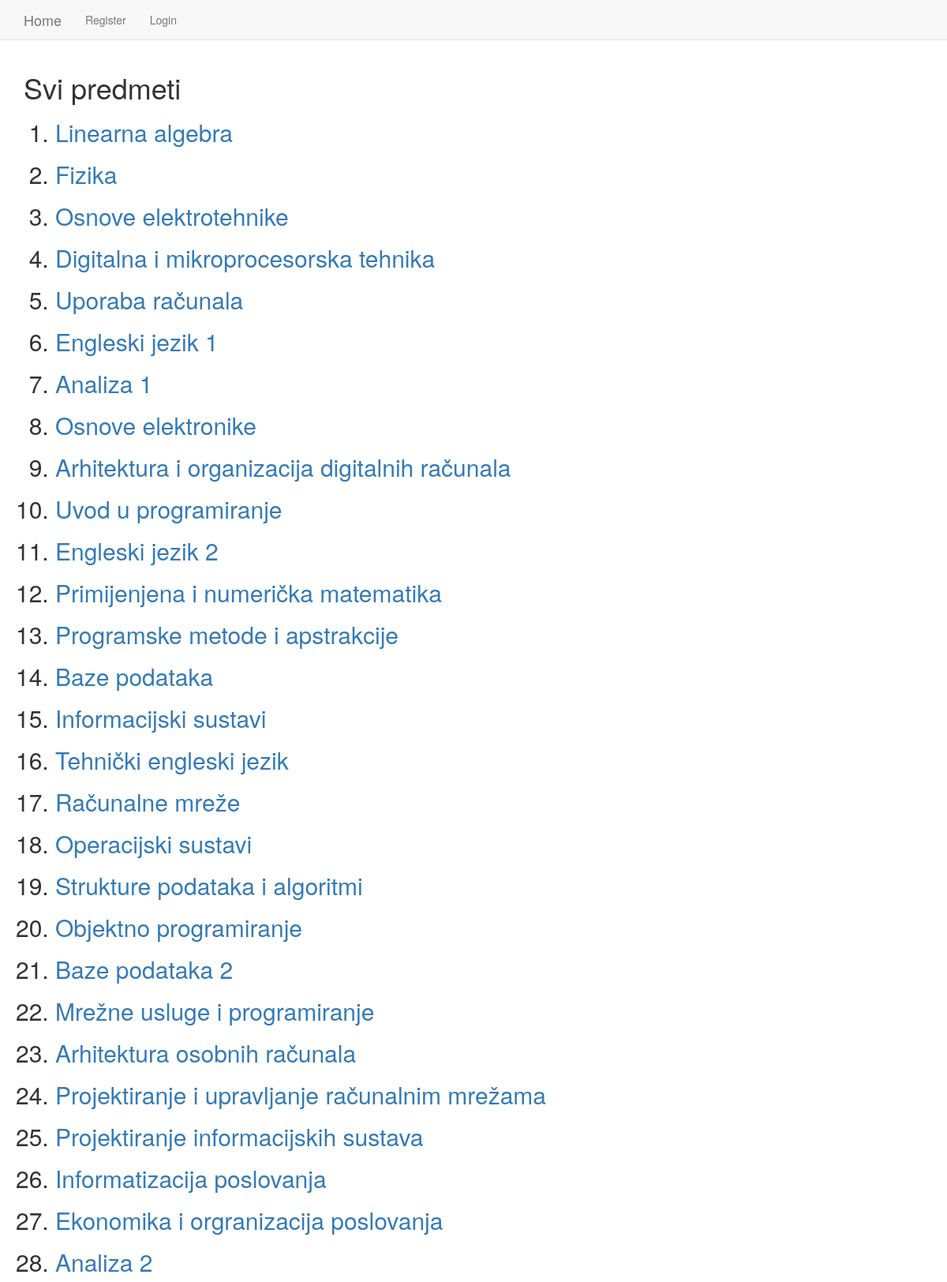
/vjezba8app/predmetList/ (upper part), run on the app's committed database.
### vjezba8app/models.py (models this page shows, shortened)
class Predmet(models.Model):
    ime = models.CharField(max_length=255)
    kod = models.CharField(max_length=16)
    program = models.TextField()
    bodovi = models.IntegerField()
    sem_redovni = models.IntegerField()
    sem_izvanredni = models.IntegerField()
    IZBORNI_ENUM = (('da', 'da'), ('ne', 'ne'))
    izborni = models.CharField(max_length=50, choices=IZBORNI_ENUM)

### vjezba8app/views.py (the view)
class PredmetListView(ListView):
    context_object_name = "predmeti"
    model = Predmet

### vjezba8app/templates/vjezba8app/predmet_list.html
{% extends "vjezba8app/vjezba8app_base.html" %}
{% block body_block %}
<h1>Svi predmeti</h1>
<ol>
  {% for predmet in predmeti %}
    <h2><li><a href="http://127.0.0.1:8000/vjezba8app/{{predmet.id}}">{{predmet.ime}}</a></li></h2>
  {% endfor %}
</ol>
{% endblock %}

### vjezba8app/templates/vjezba8app/vjezba8app_base.html (shortened to what this page needs)
<!DOCTYPE html>
<html lang="en" dir="ltr">
  <head>
    <link rel="stylesheet" href="https://maxcdn.bootstrapcdn.com/bootstrap/3.3.7/css/bootstrap.min.css">
  </head>
  <body>
    <nav class="navbar navbar-default navbar-static-top">
      <div class="container">
        <ul class="nav navbar-nav">
          <li><a class="navbar-brand" href="{% url 'index' %}">Home</a></li>
          <li><a class="navbar-link" href="{% url 'register' %}">Register</a></li>
          {% if user.is_authenticated %}
            <li><a class="navbar-link" href="{% url 'logout' %}">Logout</a></li>
          {% else %}
            <li><a class="navbar-link" href="{% url 'user_login' %}">Login</a></li>
          {% endif %}
        </ul>
      </div>
    </nav>
    <div class="container">
      {% block body_block %}
      {% endblock %}
    </div>
  </body>
</html>

### data on the page
Predmet: ime "Linearna algebra"
Predmet: ime "Fizika"
Predmet: ime "Osnove elektrotehnike"
Predmet: ime "Digitalna i mikroprocesorska tehnika"
Predmet: ime "Uporaba računala"
Predmet: ime "Engleski jezik 1"
Predmet: ime "Analiza 1"
Predmet: ime "Osnove elektronike"
Predmet: ime "Arhitektura i organizacija digitalnih računala"
Predmet: ime "Uvod u programiranje"
Predmet: ime "Engleski jezik 2"
Predmet: ime "Primijenjena i numerička matematika"
Predmet: ime "Programske metode i apstrakcije"
Predmet: ime "Baze podataka"
Predmet: ime "Informacijski sustavi"
Predmet: ime "Tehnički engleski jezik"
Predmet: ime "Računalne mreže"
Predmet: ime "Operacijski sustavi"
Predmet: ime "Strukture podataka i algoritmi"
Predmet: ime "Objektno programiranje"
Predmet: ime "Baze podataka 2"
Predmet: ime "Mrežne usluge i programiranje"
Predmet: ime "Arhitektura osobnih računala"
Predmet: ime "Projektiranje i upravljanje računalnim mrežama"
Predmet: ime "Projektiranje informacijskih sustava"
Predmet: ime "Informatizacija poslovanja"
Predmet: ime "Ekonomika i orgranizacija poslovanja"
Predmet: ime "Analiza 2"
